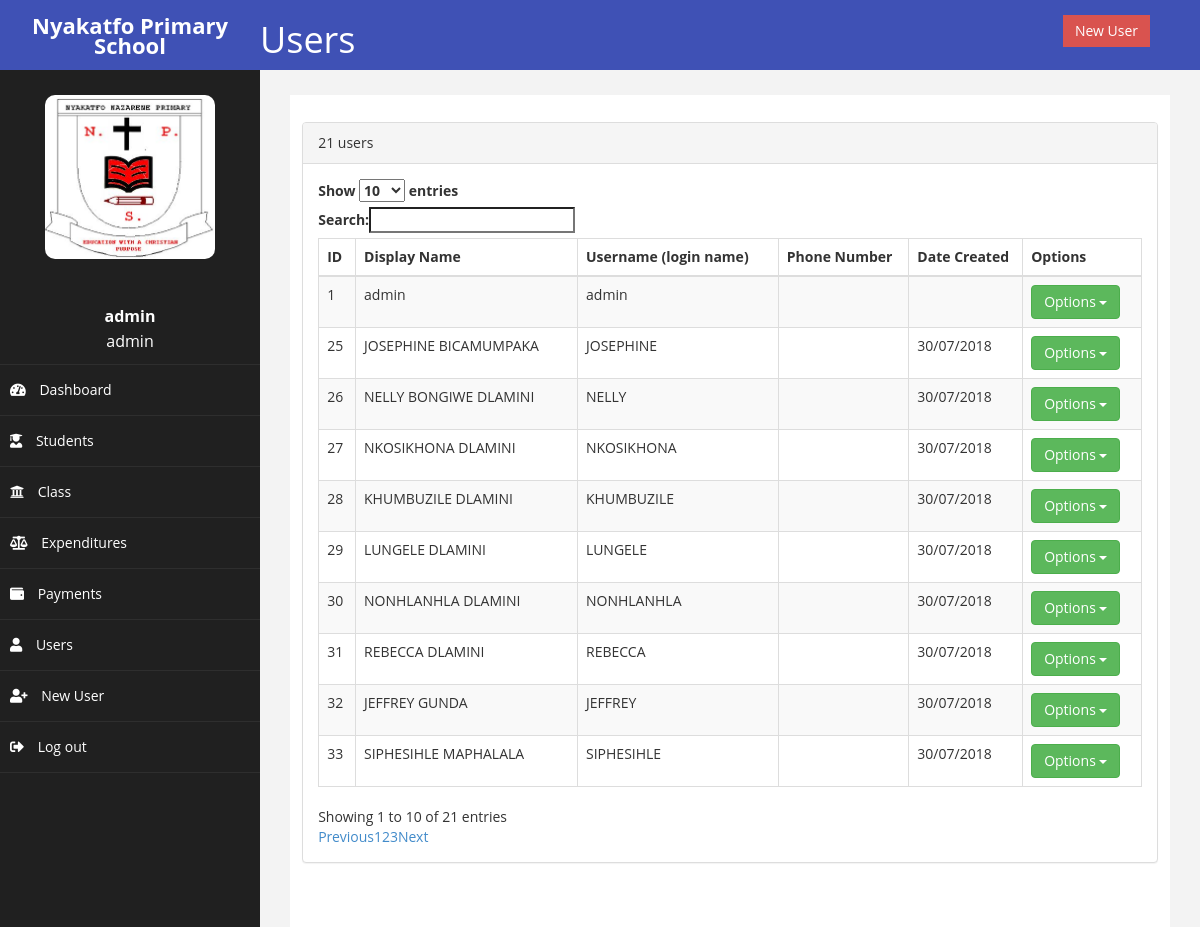
Page /users_1.php (signed in) on the committed database.
### tables this page shows
CREATE TABLE `users` (
  `ID` int(11) NOT NULL,
  `username` text NOT NULL,
  `password` text NOT NULL,
  `display_name` text NOT NULL,
  `phone_number` text NOT NULL,
  `date_created` text NOT NULL,
  `access` int(11) NOT NULL,
  `subject1` text NOT NULL,
  `subject2` text NOT NULL,
  `subject3` text NOT NULL,
  `subject4` text NOT NULL,
  `subject5` text NOT NULL
);

### Utilities/User/UserExt.php (called while the page is built, shortened)
<?php
function getAllUsersIds()
{
    $query = "
            SELECT
                *
            FROM users
        ";
    try {
        $stmt   = $db->prepare($query);
        $result = $stmt->execute();
    }
    catch (PDOException $ex) {
        echo $ex;
        return null;
    }
    $ids = array();
    while ($data = $stmt->fetch())
    {
        $ids[] = $data['ID'];
    }
    return $ids;
}

### Utilities/User/User.php (called while the page is built, shortened)
<?php
class User
{
    public function create_from_id($id)
    {
        $query = "
            SELECT
                *
            FROM users
            WHERE ID = '" . $id . "'
        ";
        try {
            $stmt   = $db->prepare($query);
            $result = $stmt->execute();
        }
        catch (PDOException $ex) {
            echo $ex;
            return false;
        }
        $data = $stmt->fetch();
        if(isset($data) && isset($data['ID']))
        {
            $this->ID = $data['ID'];
            $this->display_name = $data['display_name'];
            $this->user_name = $data['username'];
            $this->date_created = $data['date_created'];
            return true;
        }
        else
            return false;
    }
}

### users_1.php (the view, shortened to what this page needs)
<?php
require "Utilities/User/User.php";
require "Utilities/User/UserExt.php";
?>
<!DOCTYPE html>
<html xmlns="http://www.w3.org/1999/xhtml">
<head>
    <link href="assets/css/bootstrap.css" rel="stylesheet" />
    <link href="assets/css/font-awesome.css" rel="stylesheet" />
    <link href="assets/js/morris/morris-0.4.3.min.css" rel="stylesheet" />
    <link href="assets/css/custom.css" rel="stylesheet" />
</head>
<body>
<div id="wrapper" ">
<nav class="navbar navbar-default navbar-cls-top " role="navigation" style="margin-bottom: 0;background: #3F51B5;">
    <div class="navbar-header">
        <a class="navbar-brand" style="background: #3F51B5;color: #fff;font-size: 22px" href=""><?php echo SYSTEM_NAME ?></a> <h1 style="float: right;color: #fff">Users</h1>
    </div>
    <div style="color: white;
padding: 15px 50px 5px 50px;
float: right;
font-size: 16px;"><a href="Utilities/User/register_user.php" class="btn btn-danger square-btn-adjust">New User</a></div>
</nav>
<?php
require('nav_side.php');
?>
<div id="page-wrapper" >
    <div id="page-inner">
        <div class="row" style="padding: 2%;">
            <?php
            $ids = getAllUsersIds();
            $number_of_ids = 0;
            foreach ($ids as $id)
                $number_of_ids++;
            echo "<div class=\"panel panel-default\">
                <div class=\"panel-heading\">
                    $number_of_ids users
                </div>
                <div class=\"panel-body\">
                    <div class=\"table-responsive\">
                        <table class=\"table table-striped table-bordered table-hover\" id=\"dataTables-example\">
                            <thead>
                                        <tr>
                                            <th>ID</th>
                                            <th>Display Name</th>
                                             <th>Username (login name)</th>
                                            <th>Phone Number</th>
                                            <th>Date Created</th>
                                            <th>Options</th>
                                        </tr>
                                    </thead>
                                    <tbody>
                                    ";
            foreach ($ids as $id)
            {
                $user = new User();
                if(!$user->create_from_id($id))
                    continue;
                echo "                           <tr class=\"odd gradeX\">
                                            <td>$user->ID</td>
                                            <td>$user->display_name</td>
                                            <td>$user->user_name</td>
                                            <td>$user->phone_number</td>
                                            <td>$user->date_created</td>
                                                    <td> <div class=\"btn-group\">
											  <button data-toggle=\"dropdown\" class=\"btn btn-success dropdown-toggle\">Options <span class=\"caret\"></span></button>
											  <ul class=\"dropdown-menu\">
											  <li><a href=''>View</a></li>
											  <li class=\"divider\"></li>
												<li><a href='#'>Edit</a></li>
												<li><a href='#' onclick='delete_item($user->ID)'>Delete</a></li>
											  </ul>
											</div>
											</td>
                                        </tr>
                                        ";
            }
            echo "              </tbody>
                        </table>
                    </div>
                </div>
            </div>
                    ";
            ?>
        </div>
    </div>
</div>
</body>
</html>

### assets/css/custom.css (style rules this page uses)
body { font-family: 'Open Sans', sans-serif; }
#wrapper { width: 100%; background:#202020; }
#page-wrapper { padding: 15px 15px; min-height: 600px; background:#F3F3F3; }
#page-inner { width:100%; margin:10px 20px 10px 0px; background-color:#fff!important; padding:10px; min-height:1200px; }
.square-btn-adjust { border: 0px solid transparent; -webkit-border-radius: 0px; -moz-border-radius: 0px; border-radius: 0px; }
.navbar-cls-top .navbar-brand { color: #fff; background: #3F51B5; width: 260px; text-align: center; height: 60px; font-size: 30px; font-weight: 700; }
.navbar-cls-top { background:#4D4D4D; border-bottom:none; }
.navbar-default { border:0px solid black; }
.navbar-header { background: #3F51B5; }
@media (min-width:768px) { #page-wrapper { margin: 0 0 0 260px; padding: 15px 30px; min-height: 1200px; } }
@media (min-width:768px) { .navbar { border-radius: 0px; } }

### rows in the picture
users: ID "1", display_name "admin", username "admin"
users: ID "25", display_name "JOSEPHINE BICAMUMPAKA", username "JOSEPHINE", date_created "30/07/2018"
users: ID "26", display_name "NELLY BONGIWE DLAMINI", username "NELLY", date_created "30/07/2018"
users: ID "27", display_name "NKOSIKHONA DLAMINI", username "NKOSIKHONA", date_created "30/07/2018"
users: ID "28", display_name "KHUMBUZILE DLAMINI", username "KHUMBUZILE", date_created "30/07/2018"
users: ID "29", display_name "LUNGELE DLAMINI", username "LUNGELE", date_created "30/07/2018"
users: ID "30", display_name "NONHLANHLA DLAMINI", username "NONHLANHLA", date_created "30/07/2018"
users: ID "31", display_name "REBECCA DLAMINI", username "REBECCA", date_created "30/07/2018"
users: ID "32", display_name "JEFFREY GUNDA", username "JEFFREY", date_created "30/07/2018"
users: ID "33", display_name "SIPHESIHLE MAPHALALA", username "SIPHESIHLE", date_created "30/07/2018"

### other values in the picture
SYSTEM_NAME "Nyakatfo Primary School"
$_SESSION[SESSION_DISPLAY_NAME] "admin"
$_SESSION[SESSION_USER_NAME] "admin"
$number_of_ids "21"
